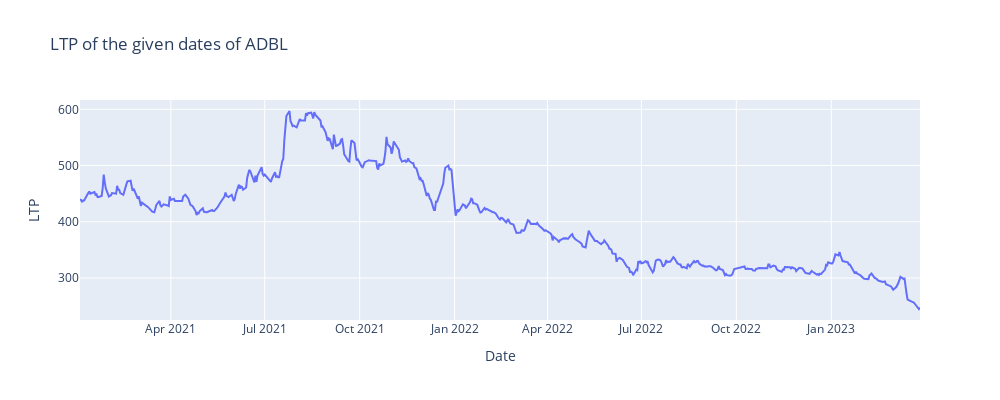

The code cell stored with this chart in its notebook:
### Code cell
fn.plotly_plot_line(df,'Date','LTP','ADBL')

### Figure 1 — Plotly figure (JSON) as saved in the notebook; plotly's stock layout.template omitted (floating-point values rounded to 4 significant figures; data arrays with more than 128 entries replaced by an {"elided": "..."} marker saying what was removed)
{"data": [{"hovertemplate": "Date=%{x}<br>LTP=%{y}<extra></extra>", "legendgroup": "", "line": {"color": "#636efa", "dash": "solid"}, "marker": {"symbol": "circle"}, "mode": "lines", "name": "", "orientation": "v", "showlegend": false, "type": "scatter", "x": {"elided": "534 str values"}, "xaxis": "x", "y": {"elided": "534 float values"}, "yaxis": "y"}], "layout": {"height": 400, "legend": {"tracegroupgap": 0}, "title": {"text": "LTP of the given dates of ADBL"}, "width": 1000, "xaxis": {"anchor": "y", "domain": [0, 1], "title": {"text": "Date"}}, "yaxis": {"anchor": "x", "domain": [0, 1], "title": {"text": "LTP"}}}}
